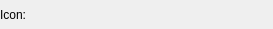
<?xml version="1.0" encoding="UTF-8"?>
<ui version="4.0">
 <class>WidgetIcon</class>
 <widget class="QWidget" name="WidgetIcon">
  <property name="geometry">
   <rect>
    <x>0</x>
    <y>0</y>
    <width>273</width>
    <height>29</height>
   </rect>
  </property>
  <property name="windowTitle">
   <string>Form</string>
  </property>
  <layout class="QGridLayout" name="gridLayout">
   <property name="leftMargin">
    <number>0</number>
   </property>
   <property name="topMargin">
    <number>0</number>
   </property>
   <property name="rightMargin">
    <number>0</number>
   </property>
   <property name="bottomMargin">
    <number>0</number>
   </property>
   <item row="0" column="0">
    <layout class="QHBoxLayout" name="horizontalLayout" stretch="0,1,0">
     <item>
      <widget class="QLabel" name="labelIcon">
       <property name="text">
        <string>Icon:</string>
       </property>
      </widget>
     </item>
     <item>
      <widget class="WidgetPicture" name="widgetPicture" native="true">
       <property name="minimumSize">
        <size>
         <width>200</width>
         <height>27</height>
        </size>
       </property>
       <property name="maximumSize">
        <size>
         <width>16777215</width>
         <height>27</height>
        </size>
       </property>
      </widget>
     </item>
     <item>
      <widget class="WidgetShowPicture" name="widgetShowPicture" native="true">
       <property name="minimumSize">
        <size>
         <width>16</width>
         <height>16</height>
        </size>
       </property>
       <property name="maximumSize">
        <size>
         <width>16</width>
         <height>16</height>
        </size>
       </property>
      </widget>
     </item>
    </layout>
   </item>
  </layout>
 </widget>
 <customwidgets>
  <customwidget>
   <class>WidgetPicture</class>
   <extends>QWidget</extends>
   <header>widgetpicture.h</header>
   <container>1</container>
  </customwidget>
  <customwidget>
   <class>WidgetShowPicture</class>
   <extends>QWidget</extends>
   <header>widgetshowpicture.h</header>
   <container>1</container>
  </customwidget>
 </customwidgets>
 <resources/>
 <connections/>
</ui>
